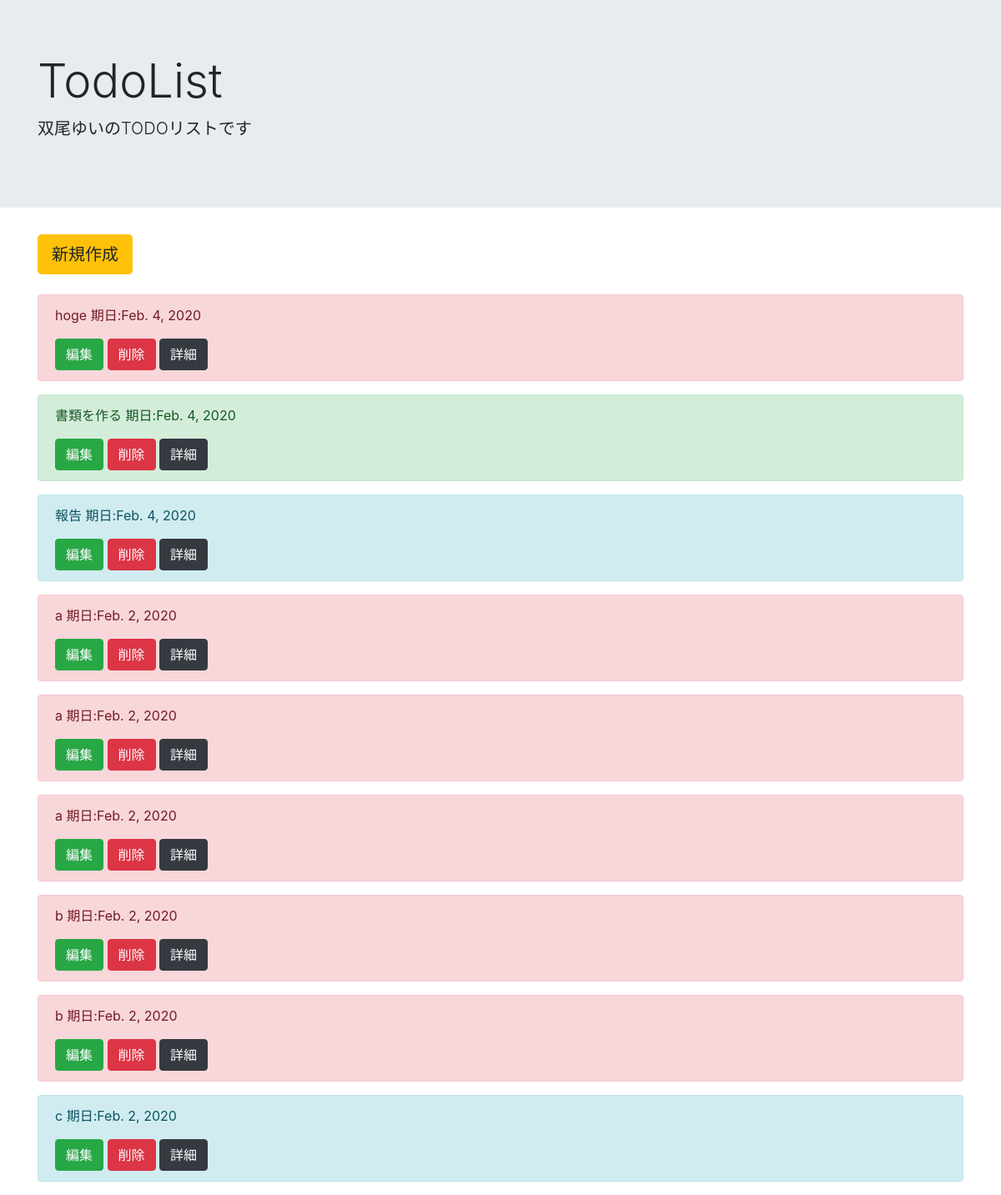
The page /list/ on the database as committed earlier.
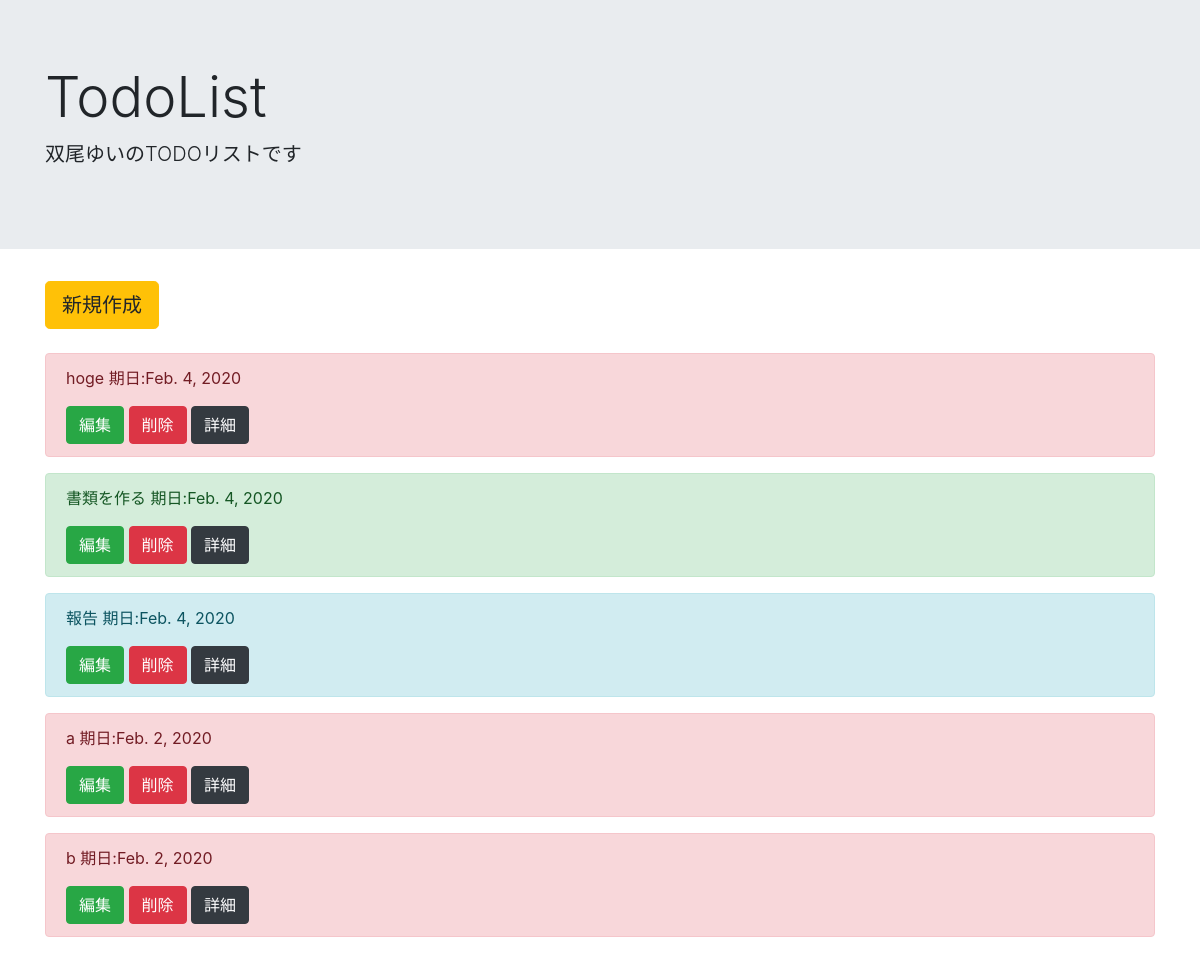
The same page on the database as committed later.
### todo/models.py (models this page shows, shortened)
class TodoModel(models.Model):
    title = models.CharField(max_length=100)
    memo = models.TextField()
    priority = models.CharField(
        max_length = 50,
        choices = PRIORITY
    )
    duedate = models.DateField()

### todo/views.py (the view)
# urls.py: path('list/', TodoList.as_view(), name='list'),
class TodoList(ListView):
  template_name = 'list.html'
  model = TodoModel

### templates/list.html
{% extends 'base.html' %}
{% block header %}
<div class="jumbotron jumbotron-fluid">
  <div class="container">
    <h1 class="display-4">TodoList
    </h1>
    <p class="lead">双尾ゆいのTODOリストです</p>
  </div>
</div>
{% endblock header %}
{% block content %}
<div class='container'>
  <a href="{% url 'create' %}" class="btn btn-warning btn-lg" tabindex="-1" role="button" aria-disabled="true">新規作成</a>
  <br><br>
  {% for item in object_list %}
  <div class="alert alert-{{ item.priority }}" role="alert">
    <p>{{ item.title }} 期日:{{ item.duedate }} </p>
    <a href="{% url 'update' item.pk %}" class="btn btn-success " tabindex="-1" role="button"
      aria-disabled="true">編集</a>
    <a href="{% url 'delete' item.pk %}" class="btn btn-danger " tabindex="-1" role="button" aria-disabled="true">削除</a>
    <a href="{% url 'detail' item.pk %}" class="btn btn-dark " tabindex="-1" role="button" aria-disabled="true">詳細</a>
  </div>
  {% endfor %}
</div>
{% endblock content %}

Rows that differ between the two databases and show on the page:
removed TodoModel: title "a", duedate "Feb. 2, 2020"
removed TodoModel: title "a", duedate "Feb. 2, 2020"
removed TodoModel: title "b", duedate "Feb. 2, 2020"
removed TodoModel: title "c", duedate "Feb. 2, 2020", priority "info" (drawn)
